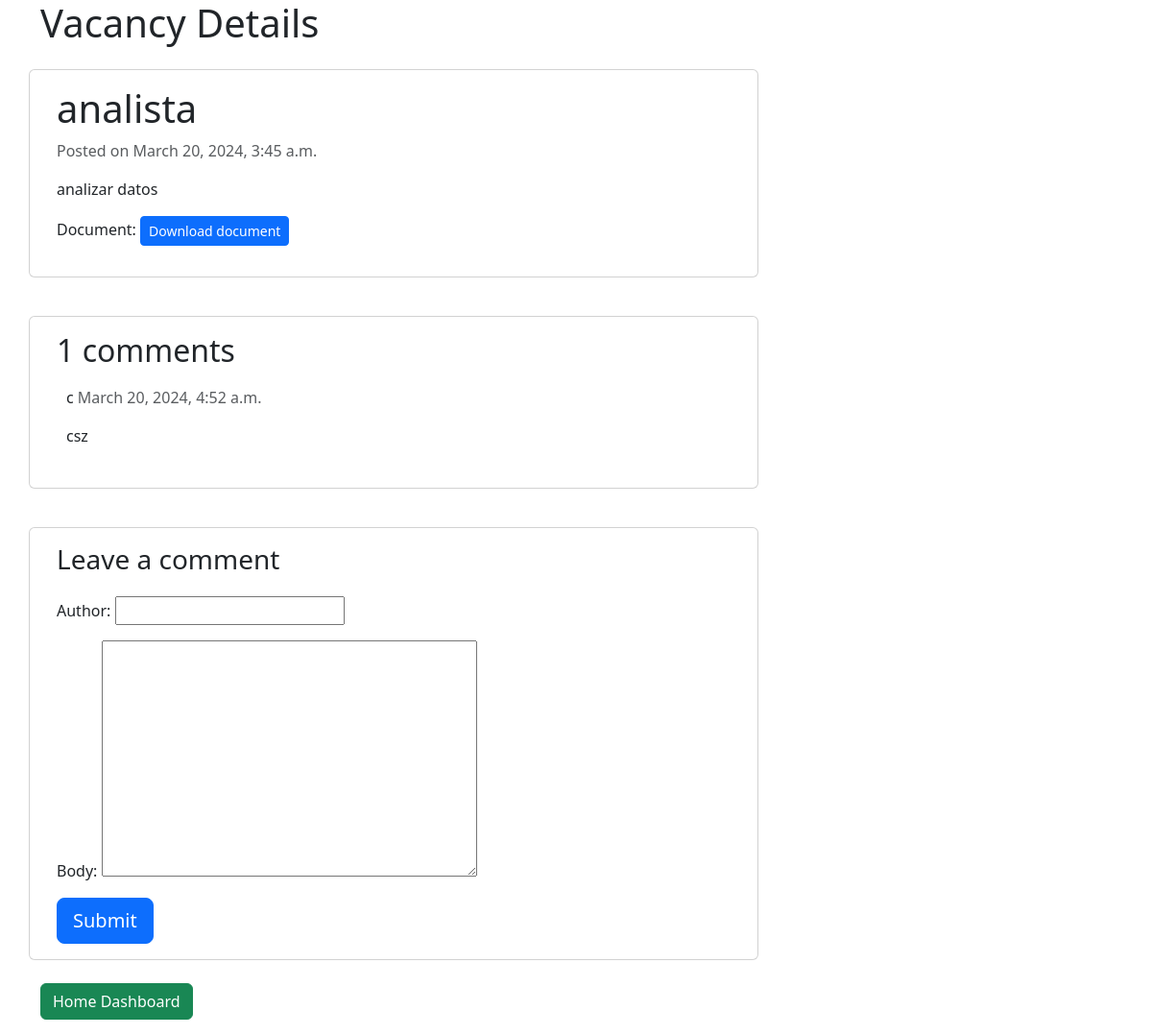
/vacancies/1/detail/, run on the app's committed database.
### TalentSwapApp/models.py (models this page shows, shortened)
class Vacancy(models.Model):
    title = models.CharField(max_length=150)
    description = models.TextField()
    created_on = models.DateTimeField(auto_now_add=True)
    document = models.FileField(upload_to='vacancies/')
    id = models.AutoField(primary_key=True)

class Comment(models.Model):
    vacancy = models.ForeignKey(Vacancy, on_delete=models.CASCADE, related_name='comments')
    author = models.CharField(max_length=60)
    body = models.TextField()
    created_on = models.DateTimeField(auto_now_add=True)
    active = models.BooleanField(default=False)
    class Meta:
        ordering = ['created_on']

### TalentSwapApp/views.py (the view)
# urls.py: path('vacancies/<int:id>/detail/', views.vacancy_detail, name='vacancy_detail'),
def vacancy_detail(request, id):
    template_name = 'TalentSwapApp/vacancy_details.html'
    vacancy = get_object_or_404(Vacancy, id=id)
    print(vacancy.title)
    print(vacancy.description)
    print(vacancy.created_on)
    comments = vacancy.comments.filter(active=True)
    new_comment = None
    if request.method == 'POST':
        comment_form = CommentForm(data=request.POST)
        if comment_form.is_valid():
            new_comment = comment_form.save(commit=False)
            new_comment.vacancy = vacancy
            new_comment.save()
    else:
        comment_form = CommentForm()
    return render(request, template_name, {'vacancy': vacancy,
                                           'comments': comments,
                                           'new_comment': new_comment,
                                           'comment_form': comment_form})

### TalentSwapApp/forms.py
class CommentForm(forms.ModelForm):
    class Meta:
        model = Comment
        fields = ('author', 'body')

### TalentSwapApp/templates/TalentSwapApp/vacancy_details.html (shortened to what this page needs)
<!doctype html>
<html lang="en">
    <head>
        <div class="container">
            <h1>Vacancy Details</h1>
            <link href="https://cdn.jsdelivr.net/npm/bootstrap@5.3.3/dist/css/bootstrap.min.css" rel="stylesheet">
        </div>
    </head>
    <body>
        <div class="container">
            <div class="row">
                <div class="col-md-8 card mb-4 mt-3 left top">
                    <div class="card-body">
                        <h1>{% block title%}{{ vacancy.title }}{% endblock title%}</h1>
                        <p class="text-muted">Posted on {{ vacancy.created_on }}</p>
                        <p class="card-text">{{ vacancy.description | safe }}</p>
                        <p>Document: <a href="{{ vacancy.document.url }}" class="btn btn-primary btn-sm" target="_blank">Download document</a></p>
                    </div>
                </div>
                <div class="col-md-8 card mb-4 mt-3">
                    <div class="card-body">
                        <h2>{{ comments.count }} comments</h2>
                        {% for comment in comments %}
                            <div class="comments" style="padding: 10px;">
                                <p class="font-weight-bold">
                                    {{ comment.author }}
                                    <span class="text-muted font-weight-normal">
                                         {{ comment.created_on }}
                                    </span>
                                </p>
                                <p>
                                    {{ comment.body | linebreaks }}
                                </p>
                            </div>
                        {% endfor %}
                    </div>
                </div>
                <div class="col-md-8 card mb-4 mt-3">
                    <div class="card-body">
                        {% if new_comment %}
                            <div class="alert alert-success" role="alert">
                                Your comment is awaiting moderation
                            </div>
                        {% else %}
                            <h3>Leave a comment</h3>
                            <form method="post" style="margin-top: 1.3em;">
                                {{ comment_form.as_p }}
                                <button type="submit" class="btn btn-primary btn-lg">Submit</button>
                            </form>
                        {% endif %}
                    </div>
                </div>
                <p>
                    <a href="{% url 'dashboard' %}" class="btn btn-success">Home Dashboard</a>
                </p>
            </div>
        </div>
    </body>
</html>

### data on the page
Vacancy: title "analista", created_on "March 20, 2024, 3:45 a.m.", description "analizar datos"
Comment: author "c", created_on "March 20, 2024, 4:52 a.m.", body "csz"

### other printed values
{{ comments.count }} "1"
